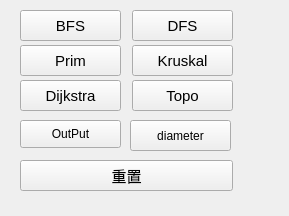
<?xml version="1.0" encoding="UTF-8"?>
<ui version="4.0">
 <class>GraphUI</class>
 <widget class="QWidget" name="GraphUI">
  <property name="geometry">
   <rect>
    <x>0</x>
    <y>0</y>
    <width>289</width>
    <height>216</height>
   </rect>
  </property>
  <property name="windowTitle">
   <string>Form</string>
  </property>
  <widget class="QPushButton" name="BFSpushButton">
   <property name="geometry">
    <rect>
     <x>20</x>
     <y>10</y>
     <width>101</width>
     <height>31</height>
    </rect>
   </property>
   <property name="font">
    <font>
     <pointsize>11</pointsize>
     <weight>50</weight>
     <bold>false</bold>
    </font>
   </property>
   <property name="text">
    <string>BFS</string>
   </property>
  </widget>
  <widget class="QPushButton" name="DFSpushButton">
   <property name="geometry">
    <rect>
     <x>132</x>
     <y>10</y>
     <width>101</width>
     <height>31</height>
    </rect>
   </property>
   <property name="font">
    <font>
     <pointsize>11</pointsize>
     <weight>50</weight>
     <bold>false</bold>
    </font>
   </property>
   <property name="text">
    <string>DFS</string>
   </property>
  </widget>
  <widget class="QPushButton" name="DjpushButton">
   <property name="geometry">
    <rect>
     <x>20</x>
     <y>80</y>
     <width>101</width>
     <height>31</height>
    </rect>
   </property>
   <property name="font">
    <font>
     <pointsize>11</pointsize>
     <weight>50</weight>
     <bold>false</bold>
    </font>
   </property>
   <property name="text">
    <string>Dijkstra</string>
   </property>
  </widget>
  <widget class="QPushButton" name="ResetpushButton">
   <property name="geometry">
    <rect>
     <x>20</x>
     <y>160</y>
     <width>213</width>
     <height>31</height>
    </rect>
   </property>
   <property name="font">
    <font>
     <pointsize>11</pointsize>
     <weight>50</weight>
     <bold>false</bold>
    </font>
   </property>
   <property name="text">
    <string>重置</string>
   </property>
  </widget>
  <widget class="QPushButton" name="PrimpushButton">
   <property name="geometry">
    <rect>
     <x>20</x>
     <y>45</y>
     <width>101</width>
     <height>31</height>
    </rect>
   </property>
   <property name="font">
    <font>
     <pointsize>11</pointsize>
     <weight>50</weight>
     <bold>false</bold>
    </font>
   </property>
   <property name="text">
    <string>Prim</string>
   </property>
  </widget>
  <widget class="QPushButton" name="pushButton">
   <property name="geometry">
    <rect>
     <x>132</x>
     <y>45</y>
     <width>101</width>
     <height>31</height>
    </rect>
   </property>
   <property name="font">
    <font>
     <pointsize>11</pointsize>
     <weight>50</weight>
     <bold>false</bold>
    </font>
   </property>
   <property name="text">
    <string>Kruskal</string>
   </property>
  </widget>
  <widget class="QPushButton" name="TopoButton">
   <property name="geometry">
    <rect>
     <x>132</x>
     <y>80</y>
     <width>101</width>
     <height>31</height>
    </rect>
   </property>
   <property name="font">
    <font>
     <pointsize>11</pointsize>
     <weight>50</weight>
     <bold>false</bold>
    </font>
   </property>
   <property name="text">
    <string>Topo</string>
   </property>
  </widget>
  <widget class="QPushButton" name="outPutButton">
   <property name="geometry">
    <rect>
     <x>20</x>
     <y>120</y>
     <width>101</width>
     <height>28</height>
    </rect>
   </property>
   <property name="text">
    <string>OutPut</string>
   </property>
  </widget>
  <widget class="QPushButton" name="diameterButton">
   <property name="geometry">
    <rect>
     <x>130</x>
     <y>120</y>
     <width>101</width>
     <height>31</height>
    </rect>
   </property>
   <property name="text">
    <string>diameter</string>
   </property>
  </widget>
 </widget>
 <resources/>
 <connections>
  <connection>
   <sender>DFSpushButton</sender>
   <signal>clicked()</signal>
   <receiver>GraphUI</receiver>
   <slot>on_dfs_btn_clicked()</slot>
   <hints>
    <hint type="sourcelabel">
     <x>70</x>
     <y>17</y>
    </hint>
    <hint type="destinationlabel">
     <x>140</x>
     <y>11</y>
    </hint>
   </hints>
  </connection>
  <connection>
   <sender>BFSpushButton</sender>
   <signal>clicked()</signal>
   <receiver>GraphUI</receiver>
   <slot>on_bfs_btn_clicked()</slot>
   <hints>
    <hint type="sourcelabel">
     <x>76</x>
     <y>57</y>
    </hint>
    <hint type="destinationlabel">
     <x>139</x>
     <y>50</y>
    </hint>
   </hints>
  </connection>
  <connection>
   <sender>PrimpushButton</sender>
   <signal>clicked()</signal>
   <receiver>GraphUI</receiver>
   <slot>on_prim_btn_clicked()</slot>
   <hints>
    <hint type="sourcelabel">
     <x>84</x>
     <y>95</y>
    </hint>
    <hint type="destinationlabel">
     <x>138</x>
     <y>90</y>
    </hint>
   </hints>
  </connection>
  <connection>
   <sender>pushButton</sender>
   <signal>clicked()</signal>
   <receiver>GraphUI</receiver>
   <slot>on_kruskal_btn_clicked()</slot>
   <hints>
    <hint type="sourcelabel">
     <x>63</x>
     <y>140</y>
    </hint>
    <hint type="destinationlabel">
     <x>135</x>
     <y>132</y>
    </hint>
   </hints>
  </connection>
  <connection>
   <sender>DjpushButton</sender>
   <signal>clicked()</signal>
   <receiver>GraphUI</receiver>
   <slot>on_dijkstra_btn_clicked()</slot>
   <hints>
    <hint type="sourcelabel">
     <x>95</x>
     <y>182</y>
    </hint>
    <hint type="destinationlabel">
     <x>135</x>
     <y>170</y>
    </hint>
   </hints>
  </connection>
  <connection>
   <sender>TopoButton</sender>
   <signal>clicked()</signal>
   <receiver>GraphUI</receiver>
   <slot>on_topologicalSorting_btn_clicked()</slot>
   <hints>
    <hint type="sourcelabel">
     <x>93</x>
     <y>219</y>
    </hint>
    <hint type="destinationlabel">
     <x>134</x>
     <y>210</y>
    </hint>
   </hints>
  </connection>
  <connection>
   <sender>ResetpushButton</sender>
   <signal>clicked()</signal>
   <receiver>GraphUI</receiver>
   <slot>on_reset_btn_clicked()</slot>
   <hints>
    <hint type="sourcelabel">
     <x>85</x>
     <y>190</y>
    </hint>
    <hint type="destinationlabel">
     <x>132</x>
     <y>251</y>
    </hint>
   </hints>
  </connection>
  <connection>
   <sender>outPutButton</sender>
   <signal>clicked()</signal>
   <receiver>GraphUI</receiver>
   <slot>on_outPut_btn_clicked()</slot>
   <hints>
    <hint type="sourcelabel">
     <x>113</x>
     <y>126</y>
    </hint>
    <hint type="destinationlabel">
     <x>363</x>
     <y>131</y>
    </hint>
   </hints>
  </connection>
  <connection>
   <sender>diameterButton</sender>
   <signal>clicked()</signal>
   <receiver>GraphUI</receiver>
   <slot>on_diameter_btn_clicked()</slot>
   <hints>
    <hint type="sourcelabel">
     <x>213</x>
     <y>138</y>
    </hint>
    <hint type="destinationlabel">
     <x>259</x>
     <y>244</y>
    </hint>
   </hints>
  </connection>
  <connection>
   <sender>diameterButton</sender>
   <signal>clicked()</signal>
   <receiver>diameterButton</receiver>
   <slot>click()</slot>
   <hints>
    <hint type="sourcelabel">
     <x>189</x>
     <y>140</y>
    </hint>
    <hint type="destinationlabel">
     <x>189</x>
     <y>140</y>
    </hint>
   </hints>
  </connection>
 </connections>
 <slots>
  <slot>on_bfs_btn_clicked()</slot>
  <slot>on_dfs_btn_clicked()</slot>
  <slot>on_dijkstra_btn_clicked()</slot>
  <slot>on_reset_btn_clicked()</slot>
  <slot>on_prim_btn_clicked()</slot>
  <slot>on_kruskal_btn_clicked()</slot>
  <slot>on_topologicalSorting_btn_clicked()</slot>
  <slot>on_outPut_btn_clicked()</slot>
  <slot>on_diameter_btn_clicked()</slot>
 </slots>
</ui>
